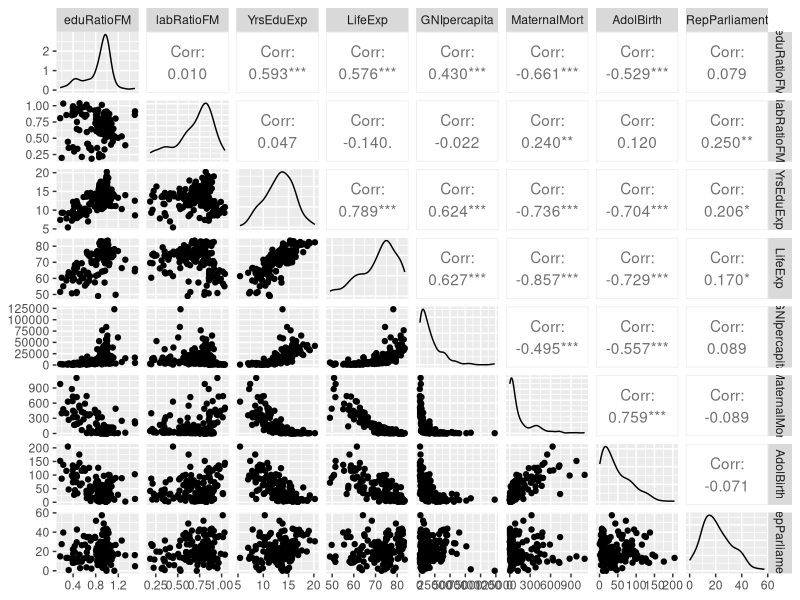
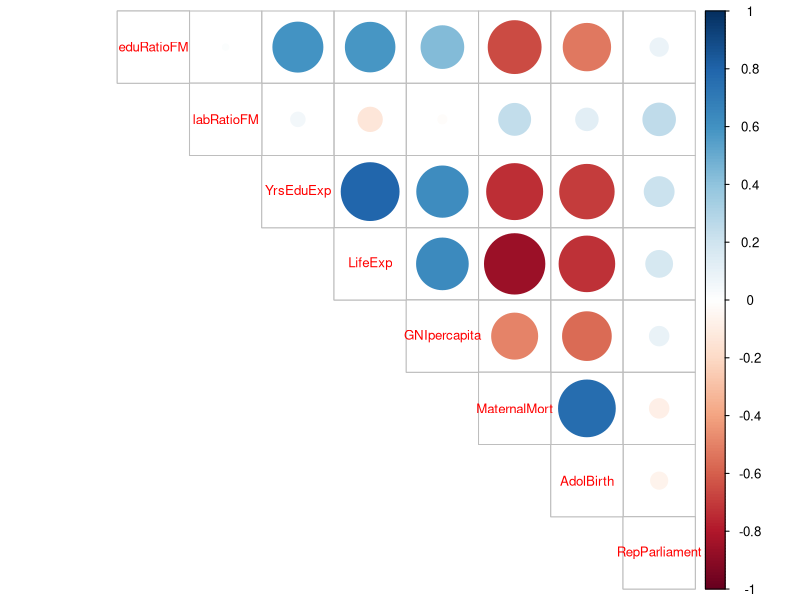
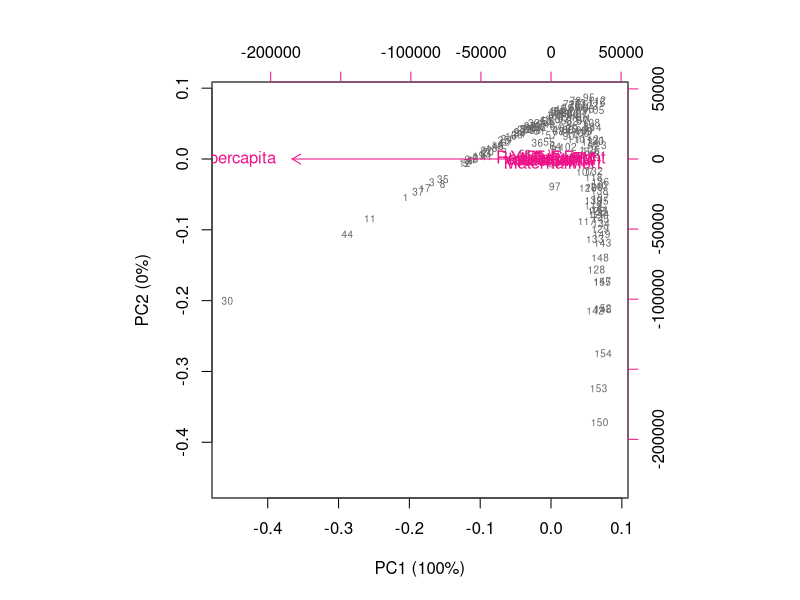
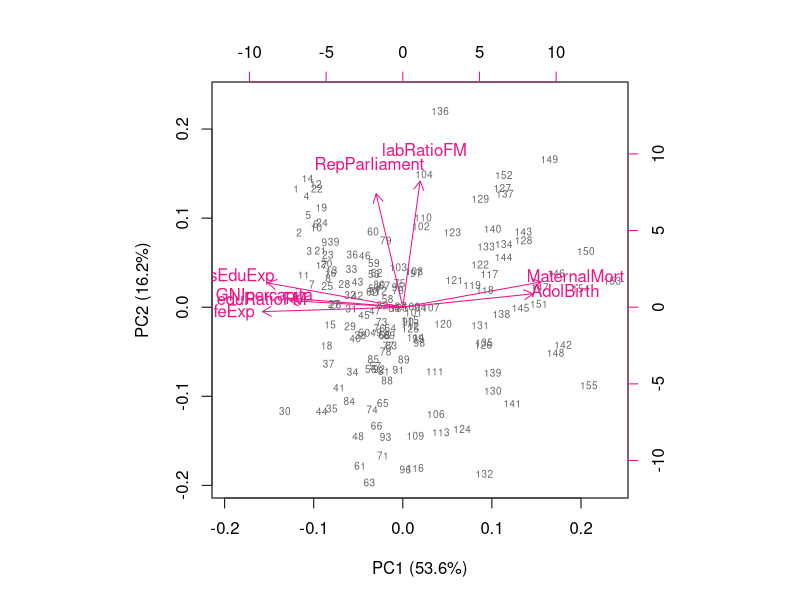
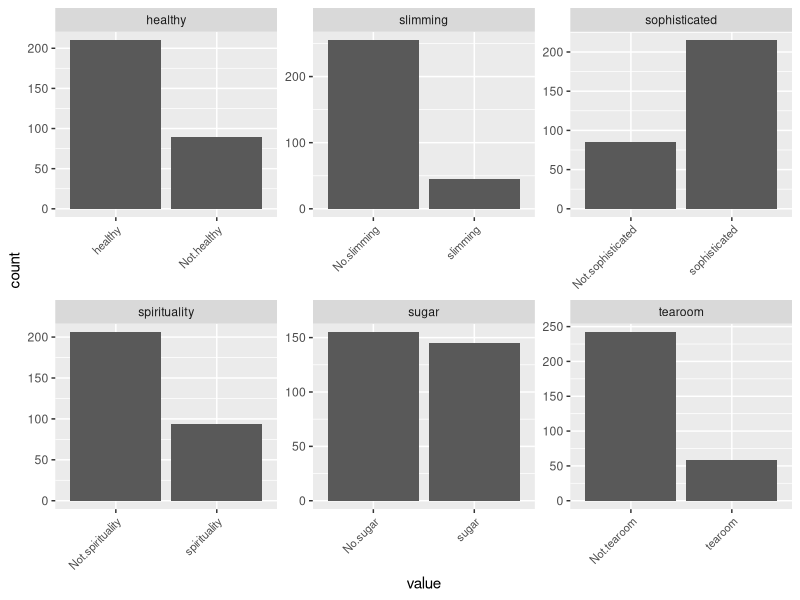
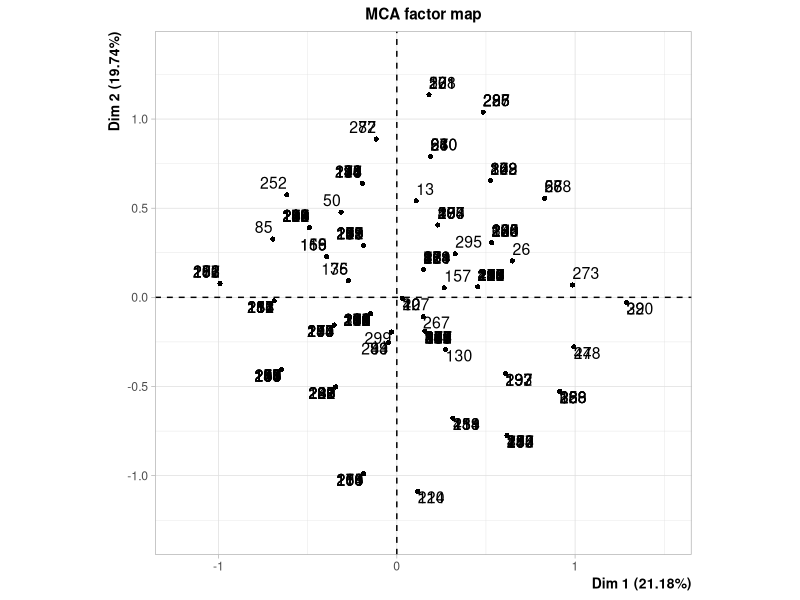
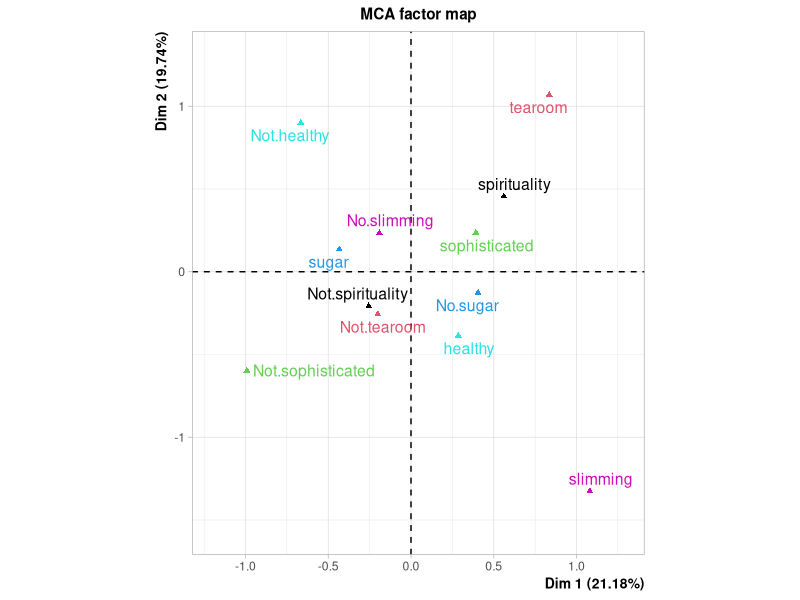

R code for these plots, in order:
## ---- chunk 1
knitr::opts_chunk$set(echo = TRUE)
## ---- chunk 2
library(gmodels)
library(gdata)
library(dplyr) #accessed the dplyr-library
library(ggplot2) #accessed the ggplot2-library
library(readr) #accessed the readr-library
library(tidyr) #accessed tidyr-library
library(tidyverse)
library(corrplot)
library(GGally)
library(stringr)

human <- as.data.frame(read.table('human.csv'), sep="\t", header=TRUE)

glimpse(human)
summary(human)




## ---- chunk 3

ggpairs(human)
## ---- chunk 4
corrplot(round(cor(human), digits = 2), method = "circle", type = "upper", tl.pos = "d", tl.cex = 0.8)

## ---- chunk 5

pca_human <- prcomp(human)
s_nonst <- summary(pca_human)
s_nonst


## ---- chunk 6

pr_snonst <- round(100*s_nonst$importance[2, ], digits = 1)
pc_snonst_lab <- paste0(names(pr_snonst), " (", pr_snonst, "%)")
biplot(pca_human, choices = 1:2, cex = c(0.6, 1), col = c("grey40", "deeppink2"), xlab = pc_snonst_lab[1], ylab = pc_snonst_lab[2])

## ---- chunk 7
human_st <- scale(human)
pca_st <- prcomp(human_st)
s_st <- summary(pca_st)
s_st
## ---- chunk 8
pr_sst <- round(100*s_st$importance[2, ], digits = 1)
pc_sst_lab <- paste0(names(pr_sst), " (", pr_sst, "%)")
biplot(pca_st, choices = 1:2, cex = c(0.6, 1), col = c("grey40", "deeppink2"), xlab = pc_sst_lab[1], ylab = pc_sst_lab[2])

## ---- chunk 9
cor_matrix<-cor(human_st)

# print the correlation matrix
cor_matrix <- cor_matrix%>%round(2)
cor_matrix

## ---- chunk 10
library(FactoMineR)

data("tea")
glimpse(tea)
## ---- chunk 11
keep_columns <- c("spirituality", "tearoom", "sophisticated", "sugar", "healthy", "slimming")

# select the 'keep_columns' to create a new dataset
tea_associations <- dplyr::select(tea, one_of(keep_columns))

# look at the summaries and structure of the data
summary(tea_associations)
str(tea_associations)

# visualize the dataset
gather(tea_associations) %>% ggplot(aes(value)) + facet_wrap("key", scales = "free") + geom_bar() + theme(axis.text.x = element_text(angle = 45, hjust = 1, size = 8))

## ---- chunk 12
# multiple correspondence analysis
mca <- MCA(tea_associations, graph = FALSE)

# summary of the model

summary(mca)
# visualize MCA
plot(mca, invisible=c("var"))
plot(mca, invisible=c("ind"), habillage = "quali")
